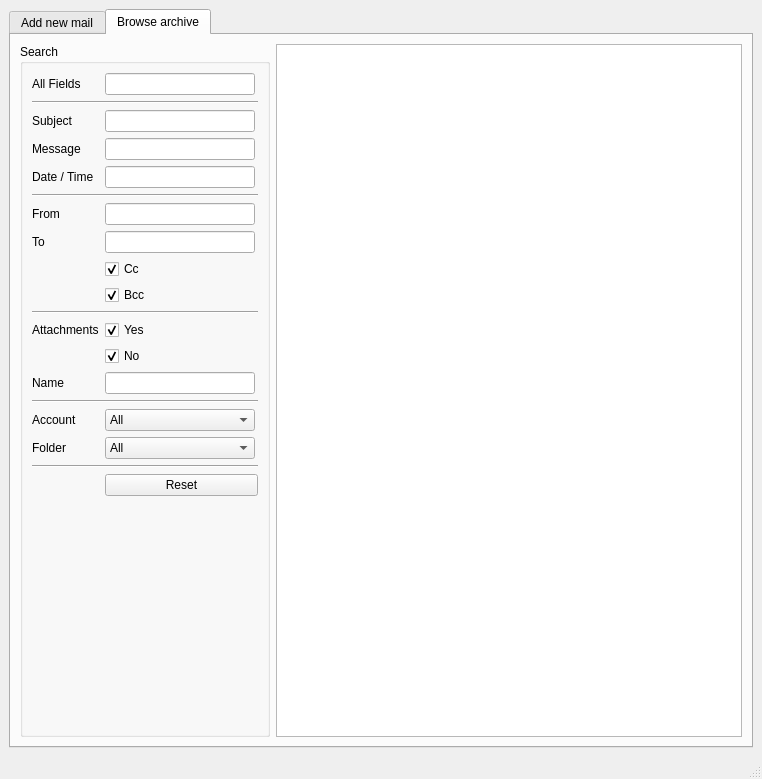
<?xml version="1.0" encoding="UTF-8"?>
<ui version="4.0">
 <class>MainWindow</class>
 <widget class="QMainWindow" name="MainWindow">
  <property name="geometry">
   <rect>
    <x>0</x>
    <y>0</y>
    <width>762</width>
    <height>779</height>
   </rect>
  </property>
  <property name="windowTitle">
   <string>MainWindow</string>
  </property>
  <widget class="QWidget" name="centralwidget">
   <layout class="QGridLayout" name="gridLayout_3">
    <item row="0" column="0">
     <widget class="QTabWidget" name="tabWidget">
      <property name="inputMethodHints">
       <set>Qt::ImhDigitsOnly</set>
      </property>
      <property name="currentIndex">
       <number>1</number>
      </property>
      <widget class="QWidget" name="tab">
       <attribute name="title">
        <string>Add new mail</string>
       </attribute>
       <layout class="QGridLayout" name="gridLayout_11">
        <item row="0" column="2">
         <spacer name="horizontalSpacer">
          <property name="orientation">
           <enum>Qt::Horizontal</enum>
          </property>
          <property name="sizeHint" stdset="0">
           <size>
            <width>40</width>
            <height>20</height>
           </size>
          </property>
         </spacer>
        </item>
        <item row="0" column="0">
         <widget class="QGroupBox" name="groupBox_2">
          <property name="title">
           <string>Archive new mail</string>
          </property>
          <layout class="QGridLayout" name="gridLayout_9">
           <item row="1" column="0">
            <widget class="QGroupBox" name="groupBox_5">
             <property name="title">
              <string>From Filesystem</string>
             </property>
             <layout class="QGridLayout" name="gridLayout_7">
              <item row="0" column="0">
               <layout class="QGridLayout" name="gridLayout_5">
                <item row="1" column="0">
                 <widget class="QLabel" name="label_6">
                  <property name="text">
                   <string>Account</string>
                  </property>
                 </widget>
                </item>
                <item row="1" column="1">
                 <widget class="QLineEdit" name="line_import_account"/>
                </item>
                <item row="2" column="1">
                 <widget class="QLineEdit" name="line_import_save_folder"/>
                </item>
                <item row="2" column="0">
                 <widget class="QLabel" name="label_14">
                  <property name="text">
                   <string>Folder</string>
                  </property>
                 </widget>
                </item>
                <item row="0" column="1">
                 <widget class="QLineEdit" name="line_import_source_folder"/>
                </item>
                <item row="3" column="1">
                 <widget class="QPushButton" name="btn_file_import">
                  <property name="text">
                   <string>Import</string>
                  </property>
                 </widget>
                </item>
                <item row="0" column="0">
                 <widget class="QPushButton" name="btn_import_folder">
                  <property name="text">
                   <string>Select Folder</string>
                  </property>
                 </widget>
                </item>
               </layout>
              </item>
             </layout>
            </widget>
           </item>
           <item row="0" column="0">
            <widget class="QGroupBox" name="groupBox_4">
             <property name="title">
              <string>From Account</string>
             </property>
             <layout class="QGridLayout" name="gridLayout_8">
              <item row="0" column="0">
               <widget class="QComboBox" name="cBox_account"/>
              </item>
              <item row="1" column="0">
               <widget class="QPushButton" name="btn_archive_new">
                <property name="text">
                 <string>Archive new mail</string>
                </property>
               </widget>
              </item>
             </layout>
            </widget>
           </item>
           <item row="2" column="0">
            <widget class="QGroupBox" name="groupBox_6">
             <property name="title">
              <string>Progress</string>
             </property>
             <layout class="QGridLayout" name="gridLayout_13">
              <item row="0" column="0">
               <layout class="QGridLayout" name="gridLayout_12">
                <item row="1" column="0">
                 <widget class="QLabel" name="label_progress_email">
                  <property name="text">
                   <string>Email:</string>
                  </property>
                 </widget>
                </item>
                <item row="0" column="0">
                 <widget class="QLabel" name="label_progress_folder">
                  <property name="text">
                   <string>Processing Folder: </string>
                  </property>
                 </widget>
                </item>
                <item row="2" column="0">
                 <widget class="QProgressBar" name="pBar_progress_import">
                  <property name="value">
                   <number>24</number>
                  </property>
                 </widget>
                </item>
               </layout>
              </item>
             </layout>
            </widget>
           </item>
          </layout>
         </widget>
        </item>
        <item row="0" column="1">
         <widget class="QGroupBox" name="groupBox_3">
          <property name="title">
           <string>Add new account</string>
          </property>
          <layout class="QGridLayout" name="gridLayout_6">
           <item row="0" column="0">
            <layout class="QGridLayout" name="gridLayout_4">
             <item row="0" column="0">
              <widget class="QLabel" name="label">
               <property name="text">
                <string>Server</string>
               </property>
              </widget>
             </item>
             <item row="4" column="0">
              <widget class="QLabel" name="label_4">
               <property name="text">
                <string>Password</string>
               </property>
              </widget>
             </item>
             <item row="3" column="0">
              <widget class="QLabel" name="label_3">
               <property name="text">
                <string>Username</string>
               </property>
              </widget>
             </item>
             <item row="1" column="0">
              <widget class="QLabel" name="label_2">
               <property name="text">
                <string>Port</string>
               </property>
              </widget>
             </item>
             <item row="5" column="1">
              <widget class="QPushButton" name="btn_add_account">
               <property name="text">
                <string>Save</string>
               </property>
              </widget>
             </item>
             <item row="4" column="1">
              <widget class="QLineEdit" name="line_add_password">
               <property name="echoMode">
                <enum>QLineEdit::Password</enum>
               </property>
              </widget>
             </item>
             <item row="3" column="1">
              <widget class="QLineEdit" name="line_add_username"/>
             </item>
             <item row="1" column="1">
              <widget class="QLineEdit" name="line_add_port">
               <property name="inputMethodHints">
                <set>Qt::ImhDigitsOnly</set>
               </property>
              </widget>
             </item>
             <item row="0" column="1">
              <widget class="QLineEdit" name="line_add_server"/>
             </item>
             <item row="4" column="2">
              <widget class="QCheckBox" name="cBox_password_dont_save">
               <property name="text">
                <string>Don't save</string>
               </property>
              </widget>
             </item>
             <item row="2" column="0" colspan="3">
              <widget class="Line" name="line_5">
               <property name="orientation">
                <enum>Qt::Horizontal</enum>
               </property>
              </widget>
             </item>
            </layout>
           </item>
           <item row="1" column="0">
            <spacer name="verticalSpacer_2">
             <property name="orientation">
              <enum>Qt::Vertical</enum>
             </property>
             <property name="sizeHint" stdset="0">
              <size>
               <width>20</width>
               <height>40</height>
              </size>
             </property>
            </spacer>
           </item>
          </layout>
         </widget>
        </item>
        <item row="1" column="0">
         <spacer name="verticalSpacer">
          <property name="orientation">
           <enum>Qt::Vertical</enum>
          </property>
          <property name="sizeHint" stdset="0">
           <size>
            <width>20</width>
            <height>40</height>
           </size>
          </property>
         </spacer>
        </item>
       </layout>
      </widget>
      <widget class="QWidget" name="tab_2">
       <attribute name="title">
        <string>Browse archive</string>
       </attribute>
       <layout class="QGridLayout" name="gridLayout_2">
        <item row="0" column="0">
         <widget class="QGroupBox" name="groupBox">
          <property name="maximumSize">
           <size>
            <width>250</width>
            <height>16777215</height>
           </size>
          </property>
          <property name="title">
           <string>Search</string>
          </property>
          <layout class="QGridLayout" name="gridLayout">
           <item row="0" column="0">
            <layout class="QFormLayout" name="formLayout">
             <item row="0" column="0">
              <widget class="QLabel" name="label_17">
               <property name="text">
                <string>All Fields</string>
               </property>
              </widget>
             </item>
             <item row="0" column="1">
              <widget class="QLineEdit" name="line_filter_all">
               <property name="maximumSize">
                <size>
                 <width>150</width>
                 <height>16777215</height>
                </size>
               </property>
              </widget>
             </item>
             <item row="2" column="0" colspan="2">
              <widget class="Line" name="line">
               <property name="orientation">
                <enum>Qt::Horizontal</enum>
               </property>
              </widget>
             </item>
             <item row="4" column="0">
              <widget class="QLabel" name="label_15">
               <property name="text">
                <string>Subject</string>
               </property>
              </widget>
             </item>
             <item row="4" column="1">
              <widget class="QLineEdit" name="line_filter_subject">
               <property name="maximumSize">
                <size>
                 <width>150</width>
                 <height>16777215</height>
                </size>
               </property>
              </widget>
             </item>
             <item row="6" column="0">
              <widget class="QLabel" name="label_16">
               <property name="text">
                <string>Message</string>
               </property>
              </widget>
             </item>
             <item row="6" column="1">
              <widget class="QLineEdit" name="line_filter_message">
               <property name="maximumSize">
                <size>
                 <width>150</width>
                 <height>16777215</height>
                </size>
               </property>
              </widget>
             </item>
             <item row="10" column="0" colspan="2">
              <widget class="Line" name="line_3">
               <property name="orientation">
                <enum>Qt::Horizontal</enum>
               </property>
              </widget>
             </item>
             <item row="12" column="0">
              <widget class="QLabel" name="label_12">
               <property name="text">
                <string>From</string>
               </property>
              </widget>
             </item>
             <item row="12" column="1">
              <widget class="QLineEdit" name="line_filter_from">
               <property name="maximumSize">
                <size>
                 <width>150</width>
                 <height>16777215</height>
                </size>
               </property>
              </widget>
             </item>
             <item row="14" column="0">
              <widget class="QLabel" name="label_7">
               <property name="text">
                <string>To</string>
               </property>
              </widget>
             </item>
             <item row="14" column="1">
              <widget class="QLineEdit" name="line_filter_to">
               <property name="maximumSize">
                <size>
                 <width>150</width>
                 <height>16777215</height>
                </size>
               </property>
              </widget>
             </item>
             <item row="16" column="1">
              <widget class="QCheckBox" name="cBox_filter_cc">
               <property name="text">
                <string>Cc</string>
               </property>
               <property name="checked">
                <bool>true</bool>
               </property>
              </widget>
             </item>
             <item row="17" column="1">
              <widget class="QCheckBox" name="cBox_filter_bcc">
               <property name="text">
                <string>Bcc</string>
               </property>
               <property name="checked">
                <bool>true</bool>
               </property>
              </widget>
             </item>
             <item row="18" column="0" colspan="2">
              <widget class="Line" name="line_2">
               <property name="orientation">
                <enum>Qt::Horizontal</enum>
               </property>
              </widget>
             </item>
             <item row="22" column="0">
              <widget class="QLabel" name="label_9">
               <property name="text">
                <string>Attachments</string>
               </property>
              </widget>
             </item>
             <item row="22" column="1">
              <widget class="QCheckBox" name="cBox_filter_attachment_yes">
               <property name="text">
                <string>Yes</string>
               </property>
               <property name="checked">
                <bool>true</bool>
               </property>
              </widget>
             </item>
             <item row="23" column="1">
              <widget class="QCheckBox" name="cBox_filter_attachment_no">
               <property name="text">
                <string>No</string>
               </property>
               <property name="checked">
                <bool>true</bool>
               </property>
              </widget>
             </item>
             <item row="24" column="0">
              <widget class="QLabel" name="label_13">
               <property name="text">
                <string>Name</string>
               </property>
              </widget>
             </item>
             <item row="24" column="1">
              <widget class="QLineEdit" name="line_filter_attachments">
               <property name="enabled">
                <bool>true</bool>
               </property>
               <property name="maximumSize">
                <size>
                 <width>150</width>
                 <height>16777215</height>
                </size>
               </property>
              </widget>
             </item>
             <item row="26" column="0" colspan="2">
              <widget class="Line" name="line_4">
               <property name="orientation">
                <enum>Qt::Horizontal</enum>
               </property>
              </widget>
             </item>
             <item row="28" column="0">
              <widget class="QLabel" name="label_10">
               <property name="text">
                <string>Account</string>
               </property>
              </widget>
             </item>
             <item row="28" column="1">
              <widget class="QComboBox" name="cBox_filter_account">
               <property name="maximumSize">
                <size>
                 <width>150</width>
                 <height>16777215</height>
                </size>
               </property>
               <item>
                <property name="text">
                 <string>All</string>
                </property>
               </item>
              </widget>
             </item>
             <item row="30" column="0">
              <widget class="QLabel" name="label_11">
               <property name="text">
                <string>Folder</string>
               </property>
              </widget>
             </item>
             <item row="30" column="1">
              <widget class="QComboBox" name="cBox_filter_folder">
               <property name="maximumSize">
                <size>
                 <width>150</width>
                 <height>16777215</height>
                </size>
               </property>
               <item>
                <property name="text">
                 <string>All</string>
                </property>
               </item>
              </widget>
             </item>
             <item row="8" column="0">
              <widget class="QLabel" name="label_8">
               <property name="text">
                <string>Date / Time</string>
               </property>
              </widget>
             </item>
             <item row="8" column="1">
              <widget class="QLineEdit" name="line_filter_timestamp">
               <property name="maximumSize">
                <size>
                 <width>150</width>
                 <height>16777215</height>
                </size>
               </property>
              </widget>
             </item>
             <item row="32" column="1">
              <widget class="QPushButton" name="btnResetView">
               <property name="text">
                <string>Reset</string>
               </property>
              </widget>
             </item>
             <item row="31" column="0" colspan="2">
              <widget class="Line" name="line_6">
               <property name="orientation">
                <enum>Qt::Horizontal</enum>
               </property>
              </widget>
             </item>
            </layout>
           </item>
          </layout>
         </widget>
        </item>
        <item row="0" column="1">
         <widget class="QTableView" name="tableView_mails">
          <property name="minimumSize">
           <size>
            <width>250</width>
            <height>0</height>
           </size>
          </property>
         </widget>
        </item>
       </layout>
       <zorder>tableView_mails</zorder>
       <zorder>groupBox</zorder>
      </widget>
     </widget>
    </item>
   </layout>
  </widget>
  <widget class="QMenuBar" name="menubar">
   <property name="geometry">
    <rect>
     <x>0</x>
     <y>0</y>
     <width>762</width>
     <height>21</height>
    </rect>
   </property>
  </widget>
  <widget class="QStatusBar" name="statusbar"/>
 </widget>
 <tabstops>
  <tabstop>tabWidget</tabstop>
  <tabstop>cBox_account</tabstop>
  <tabstop>btn_archive_new</tabstop>
  <tabstop>line_filter_all</tabstop>
  <tabstop>line_filter_subject</tabstop>
  <tabstop>line_filter_message</tabstop>
  <tabstop>line_filter_from</tabstop>
  <tabstop>line_filter_to</tabstop>
  <tabstop>cBox_filter_account</tabstop>
  <tabstop>cBox_filter_folder</tabstop>
  <tabstop>tableView_mails</tabstop>
 </tabstops>
 <resources/>
 <connections/>
</ui>
